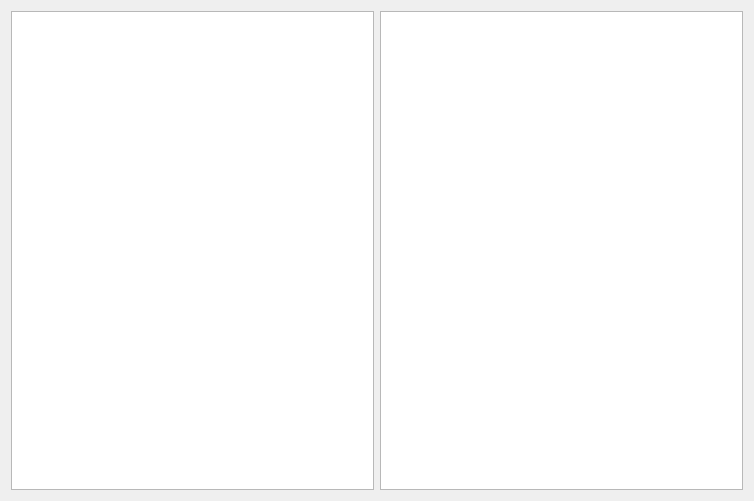
<?xml version="1.0" encoding="UTF-8"?>
<ui version="4.0">
 <class>ReportChart</class>
 <widget class="QWidget" name="ReportChart">
  <property name="geometry">
   <rect>
    <x>0</x>
    <y>0</y>
    <width>754</width>
    <height>501</height>
   </rect>
  </property>
  <property name="windowTitle">
   <string>Form</string>
  </property>
  <layout class="QGridLayout" name="gridLayout">
   <item row="0" column="0">
    <widget class="QtCharts::QChartView" name="graphicsViewline"/>
   </item>
   <item row="0" column="1">
    <widget class="QtCharts::QChartView" name="graphicsView"/>
   </item>
  </layout>
 </widget>
 <customwidgets>
  <customwidget>
   <class>QtCharts::QChartView</class>
   <extends>QGraphicsView</extends>
   <header>qchartview.h</header>
  </customwidget>
 </customwidgets>
 <resources/>
 <connections/>
</ui>
